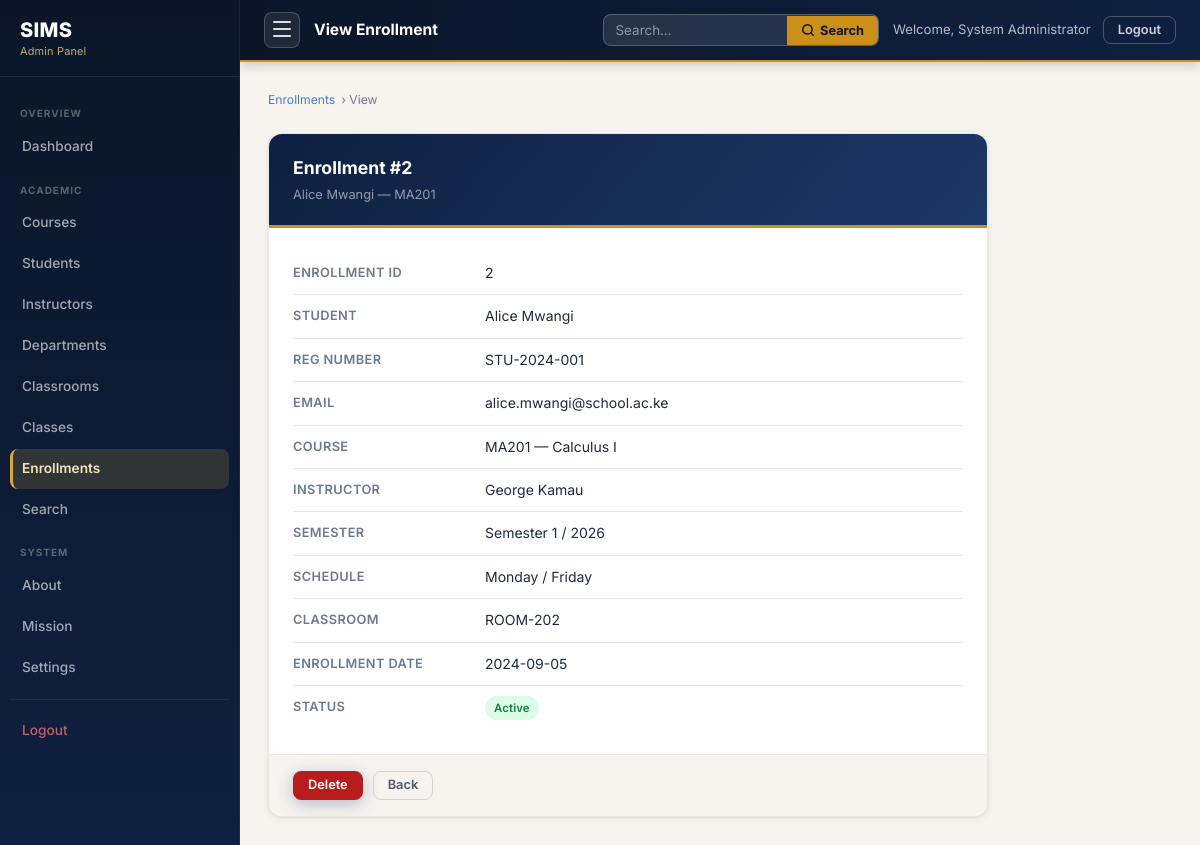
/enrollment_view.php?id=2 (signed in), run on the app's committed database.
### tables this page shows
CREATE TABLE enrollments (
    enrollment_id   INT        NOT NULL AUTO_INCREMENT,
    student_id      INT        NOT NULL,
    class_id        INT        NOT NULL,
    enrollment_date DATE       NOT NULL,
    status          VARCHAR(20) NOT NULL DEFAULT 'Active'
                        COMMENT 'Active | Withdrawn | Completed',

    CONSTRAINT pk_enrollments  PRIMARY KEY (enrollment_id),
    CONSTRAINT uq_enrollment   UNIQUE (student_id, class_id),
    CONSTRAINT fk_enroll_student
        FOREIGN KEY (student_id)
        REFERENCES students(student_id)
        ON DELETE CASCADE
        ON UPDATE CASCADE,
    CONSTRAINT fk_enroll_class
        FOREIGN KEY (class_id)
        REFERENCES classes(class_id)
        ON DELETE CASCADE
        ON UPDATE CASCADE
);

CREATE TABLE courses (
    course_id     INT          NOT NULL AUTO_INCREMENT,
    department_id INT          NOT NULL,
    course_code   VARCHAR(20)  NOT NULL,
    course_name   VARCHAR(200) NOT NULL,
    description   TEXT         DEFAULT NULL,
    credits       TINYINT      NOT NULL DEFAULT 3,
    level         VARCHAR(20)  NOT NULL DEFAULT 'Undergraduate'
                      COMMENT 'e.g. Undergraduate, Postgraduate',

    CONSTRAINT pk_courses     PRIMARY KEY (course_id),
    CONSTRAINT uq_course_code UNIQUE (course_code),
    CONSTRAINT fk_course_dept
        FOREIGN KEY (department_id)
        REFERENCES departments(department_id)
        ON DELETE RESTRICT
        ON UPDATE CASCADE
);

CREATE TABLE students (
    student_id     INT          NOT NULL AUTO_INCREMENT,
    reg_number     VARCHAR(20)  NOT NULL,
    first_name     VARCHAR(100) NOT NULL,
    last_name      VARCHAR(100) NOT NULL,
    email          VARCHAR(150) NOT NULL,
    phone          VARCHAR(20)  DEFAULT NULL,
    date_of_birth  DATE         DEFAULT NULL,
    gender         VARCHAR(10)  DEFAULT NULL COMMENT 'e.g. Male, Female, Other',
    admission_date DATE         NOT NULL,

    CONSTRAINT pk_students      PRIMARY KEY (student_id),
    CONSTRAINT uq_student_email UNIQUE (email),
    CONSTRAINT uq_reg_number    UNIQUE (reg_number)
);

CREATE TABLE classes (
    class_id      INT        NOT NULL AUTO_INCREMENT,
    course_id     INT        NOT NULL,
    instructor_id INT        NOT NULL,
    classroom_id  INT        DEFAULT NULL COMMENT 'NULL for online classes',
    semester      VARCHAR(20) NOT NULL    COMMENT 'e.g. Semester 1, Semester 2',
    academic_year YEAR        NOT NULL,
    schedule_day  VARCHAR(50) NOT NULL    COMMENT 'e.g. Monday / Wednesday',
    start_time    TIME        NOT NULL,
    end_time      TIME        NOT NULL,
    max_students  SMALLINT    NOT NULL DEFAULT 40,

    CONSTRAINT pk_classes        PRIMARY KEY (class_id),
    CONSTRAINT uq_class_offering UNIQUE (course_id, instructor_id, semester, academic_year),
    CONSTRAINT fk_class_course
        FOREIGN KEY (course_id)
        REFERENCES courses(course_id)
        ON DELETE RESTRICT
        ON UPDATE CASCADE,
    CONSTRAINT fk_class_instructor
        FOREIGN KEY (instructor_id)
        REFERENCES instructors(instructor_id)
        ON DELETE RESTRICT
        ON UPDATE CASCADE,
    CONSTRAINT fk_class_classroom
        FOREIGN KEY (classroom_id)
        REFERENCES classrooms(classroom_id)
        ON DELETE SET NULL
        ON UPDATE CASCADE
);

CREATE TABLE classrooms (
    classroom_id  INT          NOT NULL AUTO_INCREMENT,
    room_number   VARCHAR(20)  NOT NULL,
    building      VARCHAR(100) NOT NULL,
    capacity      SMALLINT     NOT NULL DEFAULT 30,
    has_projector TINYINT(1)   NOT NULL DEFAULT 0,
    has_lab       TINYINT(1)   NOT NULL DEFAULT 0,

    CONSTRAINT pk_classrooms  PRIMARY KEY (classroom_id),
    CONSTRAINT uq_room_number UNIQUE (room_number)
);

### enrollment_view.php (the view, shortened to what this page needs)
<?php
require_once '../config.php'; require_once 'admin_auth.php';
$id=(int)($_GET['id']??0); if($id<=0){header('Location: enrollments.php');exit;}
$s=$pdo->prepare(
    "SELECT e.*,
            CONCAT(s.first_name,' ',s.last_name) AS student_name, s.email, s.reg_number,
            co.course_code,co.course_name,cl.semester,cl.academic_year,cl.schedule_day,
            CONCAT(i.first_name,' ',i.last_name) AS instructor_name,
            cr.room_number
     FROM enrollments e
     JOIN students s    ON e.student_id=s.student_id
     JOIN classes cl    ON e.class_id=cl.class_id
     JOIN courses co    ON cl.course_id=co.course_id
     JOIN instructors i ON cl.instructor_id=i.instructor_id
     LEFT JOIN classrooms cr ON cl.classroom_id=cr.classroom_id
     WHERE e.enrollment_id=:id"
);
$s->execute([':id'=>$id]); $e=$s->fetch(); if(!$e){header('Location: enrollments.php');exit;}
require_once '../includes/admin_sidebar.php';
?>
<div class="admin-ph"><div class="admin-ph-breadcrumb"><a href="enrollments.php">Enrollments</a> &rsaquo; View</div></div>
<div class="view-card">
  <div class="view-card-header">
    <div class="view-card-title">Enrollment #<?=(int)$e['enrollment_id']?></div>
    <div class="view-card-sub"><?=htmlspecialchars($e['student_name'],ENT_QUOTES,'UTF-8')?> &mdash; <?=htmlspecialchars($e['course_code'],ENT_QUOTES,'UTF-8')?></div>
  </div>
  <div class="view-card-body">
    <div class="view-row"><span class="view-label">Enrollment ID</span><span class="view-value"><?=(int)$e['enrollment_id']?></span></div>
    <div class="view-row"><span class="view-label">Student</span><span class="view-value"><?=htmlspecialchars($e['student_name'],ENT_QUOTES,'UTF-8')?></span></div>
    <div class="view-row"><span class="view-label">Reg Number</span><span class="view-value"><?=htmlspecialchars($e['reg_number'],ENT_QUOTES,'UTF-8')?></span></div>
    <div class="view-row"><span class="view-label">Email</span><span class="view-value"><?=htmlspecialchars($e['email'],ENT_QUOTES,'UTF-8')?></span></div>
    <div class="view-row"><span class="view-label">Course</span><span class="view-value"><?=htmlspecialchars($e['course_code'].' — '.$e['course_name'],ENT_QUOTES,'UTF-8')?></span></div>
    <div class="view-row"><span class="view-label">Instructor</span><span class="view-value"><?=htmlspecialchars($e['instructor_name'],ENT_QUOTES,'UTF-8')?></span></div>
    <div class="view-row"><span class="view-label">Semester</span><span class="view-value"><?=htmlspecialchars($e['semester'],ENT_QUOTES,'UTF-8')?> / <?=(int)$e['academic_year']?></span></div>
    <div class="view-row"><span class="view-label">Schedule</span><span class="view-value"><?=htmlspecialchars($e['schedule_day'],ENT_QUOTES,'UTF-8')?></span></div>
    <div class="view-row"><span class="view-label">Classroom</span><span class="view-value"><?=htmlspecialchars($e['room_number']??'Online/TBA',ENT_QUOTES,'UTF-8')?></span></div>
    <div class="view-row"><span class="view-label">Enrollment Date</span><span class="view-value"><?=htmlspecialchars($e['enrollment_date'],ENT_QUOTES,'UTF-8')?></span></div>
    <div class="view-row"><span class="view-label">Status</span>
      <span class="view-value"><span class="badge <?=$e['status']==='Active'?'badge-green':($e['status']==='Completed'?'badge-blue':'badge-red')?>"><?=htmlspecialchars($e['status'],ENT_QUOTES,'UTF-8')?></span></span>
    </div>
  </div>
  <div class="view-card-footer">
    <a href="enrollment_delete.php?id=<?=(int)$id?>" class="btn btn-primary btn-sm" style="background:var(--error);border-color:var(--error);">Delete</a>
    <a href="enrollments.php" class="btn btn-ghost btn-sm">Back</a>
  </div>
</div>
<?php require_once '../includes/admin_footer.php'; ?>

### sims.css (style rules this page uses)
:root { --primary-950: #0a1628; --primary-900: #0f2040; --primary-800: #152b55; --primary-700: #1c3868; --primary-600: #234a82; --primary-500: #2d5d9e; --primary-400: #4a7bc0; --primary-300: #7aa3d4; --primary-200: #b3cce8; --primary-100: #dce9f5; --primary-50: #eef4fb; --primary: var(--primary-700); --primary-dark: var(--primary-900); --primary-mid: var(--primary-600); --primary-light: var(--primary-400); --primary-tint: var(--primary-50); --accent-900: #7a4a05; --accent-800: #9e6108; --accent-700: #b8780f; --accent-600: #cc8f1a; --accent-500: #d4a843; --accent-400: #e0bc68; --accent-300: #ecd08f; --accent-200: #f5e4b8; --accent-100: #faf2dc; --accent-50: #fdf9ee; --accent: var(--accent-500); --accent-dark: var(--accent-700); --accent-light: var(--accent-300); --accent-tint: var(--accent-50); --success: #1a7a4a; --success-mid: #22a362; --success-light: #d4f0e3; --success-border: #7dd4aa; --error: #b91c1c; --error-mid: #dc2626; --error-light: #fde8e8; --error-border: #f4a4a4; --warning: #a16207; --warning-mid: #ca8a04; --warning-light: #fef9c3; --warning-border: #f0d080; --info: #0e5f8a; --info-mid: #1580bb; --info-light: #d0eaf7; --info-border: #80c4e8; --bg-body: #f0ebe3; --bg-tinted: #f7f4ef; --bg-surface: #faf8f5; --bg-white: #ffffff; --surface: #ffffff; --surface-alt: #fffdf8; --text-900: #111827; --text-700: #1f2a3c; --text-500: #4b5869; --text-400: #6b7a8d; --text-300: #9ba8b8; --text-inv: #ffffff; --text: var(--text-700); --text-secondary: var(--text-500); --text-muted: var(--text-400); --text-inverse: var(--text-inv); --border: #d8d1c8; --border-light: #ebe6df; --border-focus: var(--primary-500); --wood: #b8823a; --wood-light: #d4aa72; --wood-tint: #f5e9d8; --sp-1: 4px; --sp-2: 8px; --sp-3: 12px; --sp-4: 16px; --sp-5: 20px; --sp-6: 24px; --sp-7: 28px; --sp-8: 32px; --sp-10: 40px; --sp-12: 48px; --sp-16: 64px; --sp-20: 80px; --r-xs: 3px; --r-sm: 5px; --r: 8px; --r-md: 10px; --r-lg: 14px; --r-xl: 20px; --r-2xl: 28px; --r-full: 9999px; --shadow-xs: 0 1px 2px rgba(28, 46, 80, 0.06); --shadow-sm: 0 2px 6px rgba(28, 46, 80, 0.08), 0 1px 2px rgba(28, 46, 80, 0.05); --shadow: 0 4px 12px rgba(28, 46, 80, 0.10), 0 2px 4px rgba(28, 46, 80, 0.06); --shadow-md: 0 8px 24px rgba(28, 46, 80, 0.12), 0 3px 8px rgba(28, 46, 80, 0.07); --shadow-lg: 0 16px 40px rgba(28, 46, 80, 0.16), 0 6px 12px rgba(28, 46, 80, 0.09); --shadow-accent: 0 4px 16px rgba(212, 168, 67, 0.35); --shadow-primary: 0 4px 16px rgba(28, 58, 130, 0.30); --font: 'Inter', system-ui, -apple-system, BlinkMacSystemFont, 'Segoe UI', sans-serif; --font-mono: 'SFMono-Regular', 'Cascadia Code', Consolas, 'Liberation Mono', monospace; --ease-out: cubic-bezier(0.16, 1, 0.3, 1); --ease-in-out: cubic-bezier(0.45, 0, 0.55, 1); --dur-fast: 120ms; --dur: 200ms; --dur-slow: 350ms; --header-h: 66px; --max-w: 1100px; --max-w-form: 680px; }
*, *::before, *::after { box-sizing: border-box; margin: 0; padding: 0; }
html { scroll-behavior: smooth; -webkit-text-size-adjust: 100%; }
body { font-family: var(--font); font-size: 15px; line-height: 1.6; color: var(--text); background: var(--bg-body); min-height: 100vh; display: flex; flex-direction: column; -webkit-font-smoothing: antialiased; -moz-osx-font-smoothing: grayscale; }
a { color: var(--primary-light); text-decoration: none; transition: color var(--dur) var(--ease-out); }
.btn { display: inline-flex; align-items: center; justify-content: center; gap: var(--sp-2); padding: 10px 22px; font-family: var(--font); font-size: 0.875rem; font-weight: 600; line-height: 1; border-radius: var(--r); border: 1.5px solid transparent; cursor: pointer; text-decoration: none; white-space: nowrap; transition: background var(--dur) var(--ease-out), color var(--dur) var(--ease-out), border-color var(--dur) var(--ease-out), transform var(--dur) var(--ease-out), box-shadow var(--dur) var(--ease-out); position: relative; overflow: hidden; }
.btn-primary { background: var(--primary-700); color: #fff; border-color: var(--primary-700); box-shadow: var(--shadow-primary); }
.btn-ghost { background: transparent; color: var(--text-secondary); border-color: var(--border); }
.btn-sm { padding: 7px 14px; font-size: 0.80rem; }
.badge { display: inline-flex; align-items: center; gap: 4px; padding: 3px 9px; border-radius: var(--r-full); font-size: 0.715rem; font-weight: 600; letter-spacing: 0.1px; white-space: nowrap; }
.badge-green { background: #dcfce7; color: #15803d; }

### data on the page
enrollments: enrollment_id "2", courses.course_code "MA201", student.reg_number "STU-2024-001", student.email "alice.mwangi@school.ac.ke", courses.course_code+course_name "MA201 — Calculus I", class.semester "Semester 1", class.academic_year "2026", class.schedule_day "Monday / Friday", classrooms.room_number "ROOM-202", enrollment_date "2024-09-05", status "Active"

### other printed values
$label "Dashboard"
$label "Courses"
$label "Students"
$label "Instructors"
$label "Departments"
$label "Classrooms"
$label "Classes"
$label "Enrollments"
$label "Search"
$label "About"
$label "Mission"
$label "Settings"
$pageTitle "View Enrollment"
$adminName "System Administrator"
$e['student_name'] "Alice Mwangi"
